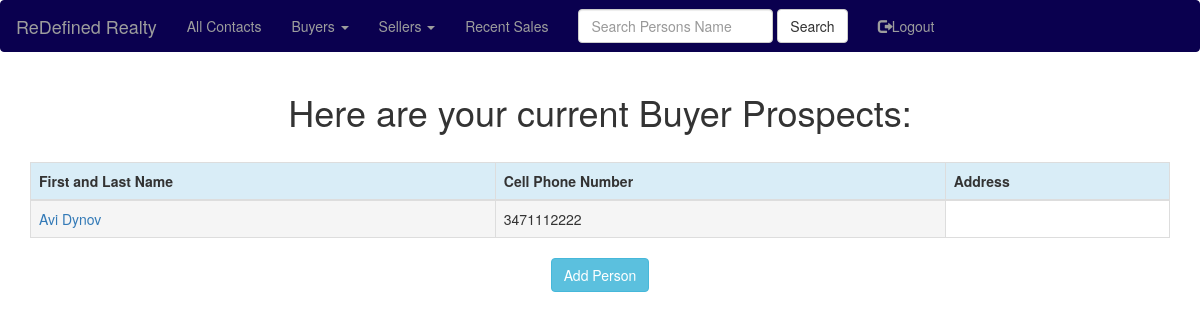
Screenshot of /buyer_prospects (signed in) with the database file from the repository.
### app/models.py (models this page shows, shortened)
class People(db.Model):
    id = db.Column(db.Integer, primary_key=True)
    first_name=db.Column(db.String(20))
    last_name=db.Column(db.String(20))
    phone_cell=db.Column(db.Integer)
    ptype=db.Column(db.String(6))
    pstatus=db.Column(db.String(7))
    notes=db.Column(db.String(140))
    house_number=db.Column(db.String(140))
    street_name=db.Column(db.String(140))
    city_name=db.Column(db.String(140))
    state_name=db.Column(db.String(140))
    zip_code=db.Column(db.String(140))
    price=db.Column(db.Integer)
    user_account_pk=db.Column(db.Integer, db.ForeignKey('user.id'))
    ProfileNotes=db.relationship('ProfileNotes', backref='peopleprofilenotes', lazy='dynamic')

### app/routes.py (the view)
@app.route('/buyer_prospects', methods=['GET'])
@login_required
def buyer_prospects():
    buyerprospects=view_buyer_prospects(current_user=current_user)
    return render_template('buyer_prospects.html', title='Buyer Prospects', buyerprospects=buyerprospects)

### app/models.py (called while the page is built)
@login.user_loader
def load_user(id):
    return User.query.get(int(id))

### app/queryfunc.py (called while the page is built)
def view_buyer_prospects(current_user):
    currentuser = User.query.filter_by(username=current_user.username).first()
    account_pk = currentuser.id
    buyerprospects=People.query.filter_by(user_account_pk=account_pk, ptype="buyer", pstatus="prospect").all()
    return buyerprospects

### app/templates/buyer_prospects.html (shortened to what this page needs)
{% extends "base.html" %}
{% import 'bootstrap/wtf.html' as wtf %}
{% block app_content %}
    <center><h1>Here are your current Buyer Prospects:</h1></center>
    <br>
    <div class="table-responsive">
        <table class="table table-bordered">
            <thead>
                <tr class="info">
                    <th>First and Last Name</th>
                    <th>Cell Phone Number</th>
                    <th>Address</th>
                </tr>
            </thead>
            {% for everyone in buyerprospects %}
            <TR>
                <TD class="active"><a href="{{ url_for('view_people', people_id=everyone.id) }}">{{ everyone.first_name }}  {{ everyone.last_name }}</a></TD>
                <TD class="active">{{ everyone.phone_cell }}</TD>
            </TR>
            {% endfor %}
        </table>
    </div>
    <center>
        <div class="btn-group">
            <a href="{{ url_for('add_people') }}" class="btn btn-info">Add Person</a>
        </div>
    </center>
{% endblock %}

### rows the page displays
People: first_name "Avi", last_name "Dynov", phone_cell "3471112222"
